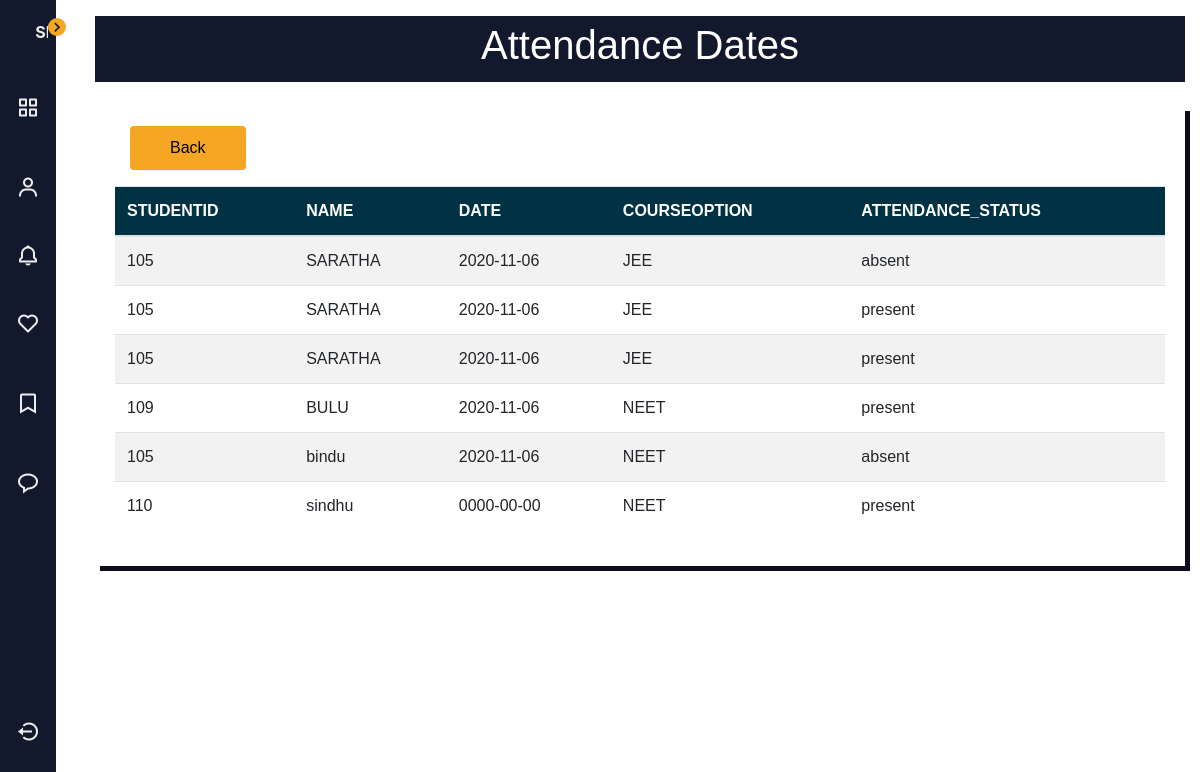
Screenshot of /Tution_Management/staff/viewall1.php with the database file from the repository.
### tables this page shows
CREATE TABLE `student_attendance` (
  `STUDENTID` int(255) NOT NULL,
  `NAME` varchar(255) NOT NULL,
  `COURSEOPTION` varchar(255) NOT NULL,
  `attendence_status` varchar(255) NOT NULL,
  `date` date NOT NULL
);

### Tution_Management/staff/viewall1.php (the view, shortened to what this page needs)
<?php
include "nav.php";
?>
<!DOCTYPE html>
<html>
<head>
		<link rel="stylesheet" href="https://cdn.jsdelivr.net/npm/bootstrap@4.5.3/dist/css/bootstrap.min.css">
<link rel="stylesheet" href="../css/admission.css">
<link rel="stylesheet" href="../css/fees.css">
<link rel="stylesheet" href="../css/student.css">
</head>
<body>
<div class="container">
     <div class="container-head">
         <div class="title">
         <center><h1> Attendance Dates</h1></center>
         </div>
     </div>
     <br>
     <div class="container-body">
     <div class="col-sm-1 back">
            <div class="form-group row">
               <center class="col-sm-12">
                 <input  type="submit" name="back" value="Back" class="btn btn-primary btn1">
               </center>
           </div>
    </div>
     <form action="" method="POST">
<table class="table table-striped">
<thead style="background-color: #013243;color: white;">
<tr>
<th>STUDENTID</th>
<th>NAME</th>
<th>DATE</th>
<th>COURSEOPTION</th>
<th>ATTENDANCE_STATUS</th>
</tr>
</thead>
<?php
$query="SELECT STUDENTID,NAME,date,COURSEOPTION,attendence_status FROM student_attendance";
$result=mysqli_query($con,$query);
while ($row=mysqli_fetch_array($result)) {
?>
<tr>
<td><?php echo $row['STUDENTID'];?></td>
<td><?php echo $row['NAME'];?></td>
<td><?php echo $row['date'];?></td>
<td><?php echo $row['COURSEOPTION'];?></td>
<td ><?php
echo $row['attendence_status'];?></td>
</tr>
<?php
}
?>
</table>
</form>
     </div>
   </div>
</body>
</html>

### Tution_Management/css/admission.css (style rules this page uses)
.title { font-size: 28px; font-family: 'Gill Sans', 'Gill Sans MT', Calibri, 'Trebuchet MS', sans-serif; }

### Tution_Management/css/fees.css (style rules this page uses)
* { margin: 0; padding: 0; }
.container-head { background-color: #12192C; color: #ffffff; padding: 5px; width: 100%; }
.container-body { background-color: rgb(255, 255, 255); box-shadow: 5px 5px rgb(12, 12, 29); padding: 20px; font-size: 22px rgb(12, 12, 29); font-family: 'Franklin Gothic Medium', 'Arial Narrow', Arial, sans-serif; font-weight: 400; }
.container-body .btn { padding: 10px 40px; color: #000; font-size: 22px rgb(12, 12, 29); font-family: 'Franklin Gothic Medium', 'Arial Narrow', Arial, sans-serif; background-color: #F5A623; border: #F5A623; }

### Tution_Management/staff/nav.php (style rules this page uses)
:root { --first-color: #12192C; --second-color: #F5A623; --white-color: #EDEDED; }
:root { --body-font: 'Quicksand', sans-serif; --small-font-size: 0.875rem; }
@media screen and (min-width: 768px) { :root { --small-font-size: 0.938rem; } }
:root { --z-back: -10; --z-normal: 1; --z-tooltip: 10; --z-fixed: 100; --z-modal: 1000; }
body { position: relative; margin: 0; padding: 1rem 0 0 5rem; font-family: var(--body-font); background-color: var(--white-color); -webkit-transition: .5s; transition: .5s; }
h1 { margin: 0; }

### rows the page displays
student_attendance: STUDENTID "105", NAME "SARATHA", date "2020-11-06", COURSEOPTION "JEE", attendence_status "absent"
student_attendance: STUDENTID "105", NAME "SARATHA", date "2020-11-06", COURSEOPTION "JEE", attendence_status "present"
student_attendance: STUDENTID "105", NAME "SARATHA", date "2020-11-06", COURSEOPTION "JEE", attendence_status "present"
student_attendance: STUDENTID "109", NAME "BULU", date "2020-11-06", COURSEOPTION "NEET", attendence_status "present"
student_attendance: STUDENTID "105", NAME "bindu", date "2020-11-06", COURSEOPTION "NEET", attendence_status "absent"
student_attendance: STUDENTID "110", NAME "sindhu", date "0000-00-00", COURSEOPTION "NEET", attendence_status "present"
